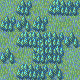

This is a level from a 2D game, rendered from its Tiled map with the project's own tilesets. A one-line summary and the complete map file follow:
An orthogonal 5x5 tile map with 16x16 px tiles, 1 tile layer (Tile Layer 1).

<map version="1.4" tiledversion="2021.01.13" orientation="orthogonal" renderorder="right-down" width="5" height="5" tilewidth="16" tileheight="16" infinite="0" nextlayerid="2" nextobjectid="1">
 <tileset firstgid="1" name="UpdatedVillage.png" tilewidth="16" tileheight="16" tilecount="1024" columns="32">
  <image source="UpdatedVillage.png" trans="ffffff" width="512" height="512" />
 </tileset>
 <layer id="1" name="Tile Layer 1" width="5" height="5">
  <data encoding="csv">
257,452,289,513,515,
452,420,452,290,194,
161,513,418,419,420,
420,321,481,483,226,
194,513,515,420,290
</data>
 </layer>
</map>
